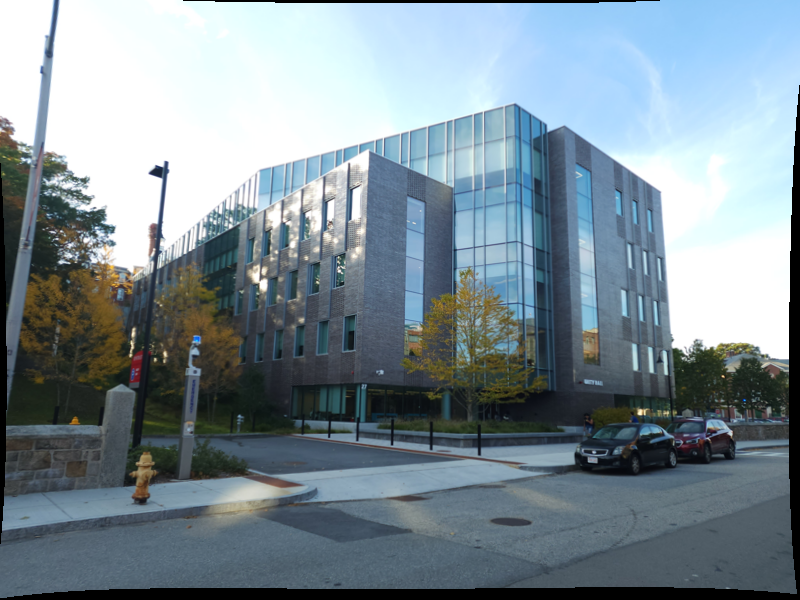
#> input picture P3Data/1.png, 800 x 600 px, found by its file name
$ python SfM.py
#> lines starting #> are read from the running program, lines starting #| are printed output that depends on the picture; long printed decimals are rounded
import cv2
import numpy as np
# import scipy.io
import matplotlib.pyplot as plt
from mpl_toolkits.mplot3d import Axes3D
import itertools


def SIFT(source_image, target_image):
# Perform SIFT feature detection
    sift = cv2.SIFT_create()
    keypoints1, descriptors1 = sift.detectAndCompute(source_image, None)
    keypoints2, descriptors2 = sift.detectAndCompute(target_image, None)

    return keypoints1, keypoints2, descriptors1, descriptors2

def BFMatcher(keypoints1, keypoints2, descriptors1, descriptors2):
    # Perform Brute-Force matching
    bf = cv2.BFMatcher(cv2.NORM_L2, crossCheck=True)
    matches = bf.match(descriptors1, descriptors2)

    # Get the matched keypoints
    matched_keypoints1 = np.float32([keypoints1[m.queryIdx].pt for m in matches])
    matched_keypoints2 = np.float32([keypoints2[m.trainIdx].pt for m in matches])

    return matches, matched_keypoints1, matched_keypoints2

def FundamentalMatrix(matched_keypoints1, matched_keypoints2):
    # Compute the fundamental matrix
    fundamental_matrix, mask = cv2.findFundamentalMat(matched_keypoints1, matched_keypoints2, cv2.FM_RANSAC)
    # Print the fundamental matrix

    # Check rank of fundamental matrix
    U, S, Vt = np.linalg.svd(fundamental_matrix)
    tol = 1e-6
    rank = np.sum(S > tol)
    print("Rank of Fundamental Matrix:", rank)

    return fundamental_matrix, mask

def VisualizeInlierOutlierMatches(source_image, target_image, keypoints1, keypoints2, matches, mask):

    # Visualize the matches and the inlier matches
    inlier_matches = [match for match, mask_val in zip(matches, mask) if mask_val]
    outlier_matches = [match for match, mask_val in zip(matches, mask) if not mask_val]

    inlier_image = cv2.drawMatches(source_image, keypoints1, target_image, keypoints2, inlier_matches, None)
    outlier_image = cv2.drawMatches(source_image, keypoints1, target_image, keypoints2, outlier_matches, None)

    cv2.imshow('Inlier Matches', inlier_image)
    cv2.imshow('Outlier Matches', outlier_image)
    cv2.waitKey(0)
    cv2.destroyAllWindows()

def EssentialMatrix(fundamental_matrix):

    # K is the camera calibration matrix
    # save('P3Data/Calibration/cameraParams.mat', '-v7')
    # K = scipy.io.loadmat('P3Data/Calibration/cameraParams.mat')
    # K = np.loadtxt('P3Data/Calibration/cameraParams.mat')
    K = np.array([[531.122155322710, 0, 407.192550839899],[0, 531.541737503901, 313.308715048366],[0, 0, 1]])
    print(K)

    # Compute the essential matrix
    essential_matrix = np.matmul(np.matmul(np.transpose(K), fundamental_matrix), K)

    return essential_matrix

def EstimateCameraPose(essential_matrix):
    U, D, Vt = np.linalg.svd(essential_matrix)  # Decompose the essential matrix into U, D, Vt using SVD
    W = np.array([[0, -1, 0], [1, 0, 0], [0, 0, 1]])  # Define the matrix W

    print("U:", U)
    print("D:", D)
    print("Vt:", Vt)

    # four configurations of camera pose
    C1 = U[:, 2]
    R1 = np.matmul(np.matmul(U, W), Vt)
    C2 = -U[:, 2]
    R2 = np.matmul(np.matmul(U, W), Vt)
    C3 = U[:, 2]
    R3 = np.matmul(np.matmul(U, np.transpose(W)), Vt)
    C4 = -U[:, 2]
    R4 = np.matmul(np.matmul(U, np.transpose(W)), Vt)


    C = [C1, C2, C3, C4]
    R = [R1, R2, R3, R4]

    for i in range(4):
        if np.linalg.det(R[i]) < 0:
            R[i] = -R[i]
            C[i] = -C[i]

    return C, R

# [36 lines of commented-out code are left out]

def Triangulation(C, R, matched_keypoints1, matched_keypoints2):

    C_combinations = list(itertools.combinations(C, 2))
    R_combinations = list(itertools.combinations(R, 2))

    for C_pair, R_pair in zip(C_combinations, R_combinations):
        C_first, C_second = C_pair
        R_first, R_second = R_pair

        print("C_Pair:", C_pair)

        # Compute the projection matrices
        proj_mat1 = np.hstack((R_first, C_first.reshape(3, 1)))
        proj_mat2 = np.hstack((R_second, C_second.reshape(3, 1)))

        # Triangulate the points (Homogeneous)
        points_4d = cv2.triangulatePoints(proj_mat1, proj_mat2, matched_keypoints1.T, matched_keypoints2.T)

        #Convert the points from homogeneous to Euclidean
        points_3d = cv2.convertPointsFromHomogeneous(points_4d.T)
        triangulated_points = points_3d.reshape(-1, 3)
        print("Triangulated Points:", triangulated_points)

        # Append the triangulated points into a list
        triangulated_points_list = []
        triangulated_points_list.append(triangulated_points)

        # Check Cheirality condition
        is_cheirality_satisfied = np.all(points_4d[2] > 0)

        # Append the cheirality satisfied flag into a list
        is_cheirality_satisfied_list = []
        is_cheirality_satisfied_list.append(is_cheirality_satisfied)

        # print("Points 3D:", triangulated_points)
        # print("Cheirality Satisfied:", is_cheirality_satisfied)

    return triangulated_points_list, is_cheirality_satisfied_list

def Visualize3DPoints(triangulated_points_list):

    # Create a 3D plot
    # fig = plt.figure()
    # ax = fig.add_subplot(111, projection='3d')
    fig, ax = plt.subplots()
    colors = ['r', 'g', 'b', 'c']

    # Plot the triangulated points from each combination
    for i, triangulated_points in enumerate(triangulated_points_list):
        # Extract x, y, z coordinates
        x = triangulated_points[:, 0]
        # y = triangulated_points[:, 1]
        z = triangulated_points[:, 2]

        # Plot the triangulated points
        ax.scatter(x, z, color = colors[i], label = 'Combination ' + str(i + 1))

    # Set labels and title
    ax.set_xlabel('X')
    # ax.set_ylabel('Y')
    ax.set_ylabel('Z')
    ax.set_title('Triangulated Points')

    ax.legend()

    # Show the plot
    plt.show()


def main():
    # Load the source and target images
    source_image = cv2.imread('P3Data/1.png')
#> source_image is the input picture: shape (600, 800, 3); mean B, G, R 149.2, 140.5, 125
    target_image = cv2.imread('P3Data/2.png')
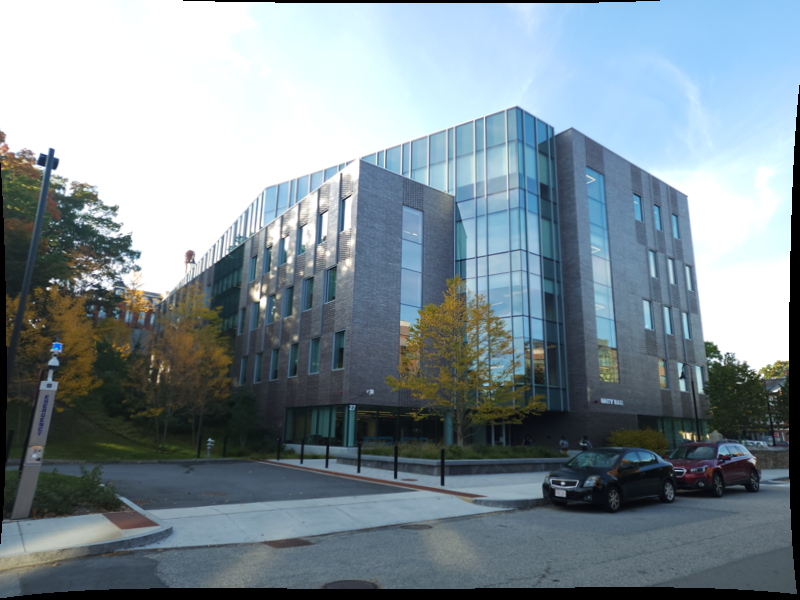
#> input picture P3Data/2.png, 800 x 600 px, found by its file name
#> target_image is the input picture: shape (600, 800, 3); mean B, G, R 148.5, 140.5, 125.7

    # Perform SIFT feature detection
    keypoints1, keypoints2, descriptors1, descriptors2 = SIFT(source_image, target_image)
#> in SIFT, `keypoints1, descriptors1 = sift.detectAndCompute(source_image, None)`: keypoints1 = 2060 keypoints; strongest (x, y, size): (160, 172, 9.8), (640, 412, 4.4), (166, 163, 3), (156, 233, 10.6)
#> in SIFT, `keypoints2, descriptors2 = sift.detectAndCompute(target_image, None)`: keypoints2 = 2054 keypoints; strongest (x, y, size): (48, 288, 2.2), (51, 281, 3), (688, 436, 4.5), (52, 151, 3.8)

    # Perform Brute-Force matching
    matches, matched_keypoints1, matched_keypoints2 = BFMatcher(keypoints1, keypoints2, descriptors1, descriptors2)
#> in BFMatcher, `matches = bf.match(descriptors1, descriptors2)`: matches = 844 matches
#> in BFMatcher, `matched_keypoints1 = np.float32([keypoints1[m.queryIdx].pt for m in ma..`: matched_keypoints1 = 844 pairs, first value 6.16 to 793.7, second value 105 to 593.9
#> in BFMatcher, `matched_keypoints2 = np.float32([keypoints2[m.trainIdx].pt for m in ma..`: matched_keypoints2 = 844 pairs, first value 5.34 to 793.8, second value 107.9 to 594
#> matches = 844 matches

    # Compute the fundamental matrix
    fundamental_matrix, mask = FundamentalMatrix(matched_keypoints1, matched_keypoints2)
#> in FundamentalMatrix, `fundamental_matrix, mask = cv2.findFundamentalMat(matched_keypoints1, ..`: fundamental_matrix = [[1.25e-07, -2.88e-05, 0.012], [3.11e-05, 2.9e-06, -0.0309], [-0.0139, 0.029, 1]]; mask = 844 values, max 1 at index 0, min 0 at index 1, mean 0.537
#> in FundamentalMatrix, `U, S, Vt = np.linalg.svd(fundamental_matrix)`: U = [[0.012, 0.386, 0.922], [-0.0309, -0.922, 0.386], [0.999, -0.0331, 0.000875]]; S = [1, 0.00107, 2.44e-18]; Vt = [[-0.0138, 0.029, 0.999], [0.403, -0.914, 0.0321], [-0.915, -0.404, -0.000958]]
#> in FundamentalMatrix, `rank = np.sum(S > tol)`: rank = 2
#| Rank of Fundamental Matrix: 2
    print("Fundamental Matrix:")
    print(fundamental_matrix)
#| [[ 1.24732684e-07 -2.87548652e-05  1.20007087e-02]
#|  [ 3.10658321e-05  2.89833005e-06 -3.09022909e-02]
#|  [-1.38548012e-02  2.90328459e-02  1.00000000e+00]]

    # Visualize the matches and the inlier matches
    VisualizeInlierOutlierMatches(source_image, target_image, keypoints1, keypoints2, matches, mask)
#> in VisualizeInlierOutlierMatches, `inlier_matches = [match for match, mask_val in zip(matches, mask) if m..`: inlier_matches = 453 matches
#> in VisualizeInlierOutlierMatches, `outlier_matches = [match for match, mask_val in zip(matches, mask) if ..`: outlier_matches = 391 matches
#> in VisualizeInlierOutlierMatches, `inlier_image = cv2.drawMatches(source_image, keypoints1, target_image,..`:
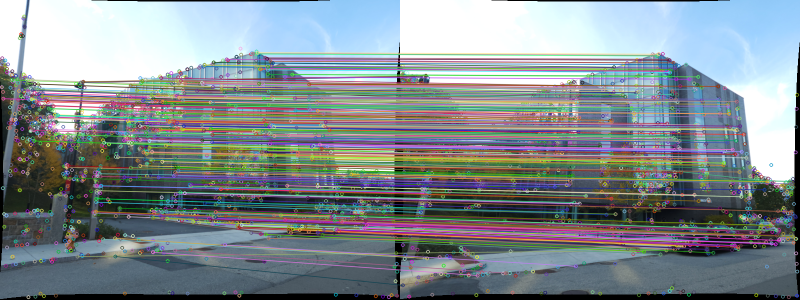
#> inlier_image: shape (600, 1600, 3) (shown at 1/2 size); mean B, G, R 144.4, 139.7, 130.5
#> in VisualizeInlierOutlierMatches, `outlier_image = cv2.drawMatches(source_image, keypoints1, target_image..`:
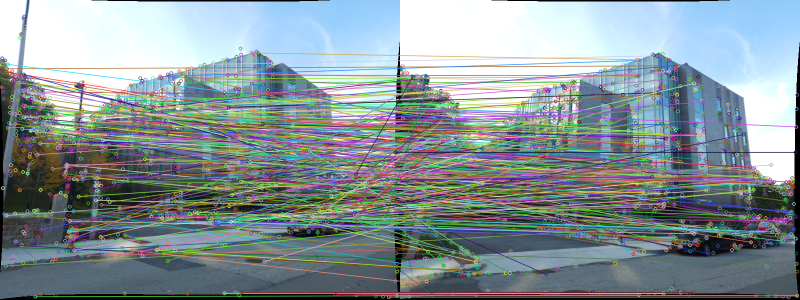
#> outlier_image: shape (600, 1600, 3) (shown at 1/2 size); mean B, G, R 152, 147.8, 135.2

    # Estimate Essesntial Matrix from Fundamental Matrix
    essential_matrix = EssentialMatrix(fundamental_matrix)
#> in EssentialMatrix, `essential_matrix = np.matmul(np.matmul(np.transpose(K), fundamental_ma..`: essential_matrix = [[0.0352, -8.12, 1.62], [8.77, 0.819, -9.22], [-2.16, 9.69, 0.259]]
    print("Essential Matrix:")
    print(essential_matrix)
#| [[ 0.03519 -8.118  1.616]
#|  [ 8.770   0.8189 -9.219]
#|  [-2.162  9.691  0.2593]]

    # Estimate Camera Pose from Essential Matrix
    C, R = EstimateCameraPose(essential_matrix)
#> in EstimateCameraPose, `U, D, Vt = np.linalg.svd(essential_matrix)`: U = [[0.436, 0.476, 0.764], [-0.838, 0.524, 0.152], [-0.328, -0.706, 0.627]]; D = [12.98, 12.7, 6.86e-15]; Vt = [[-0.51, -0.571, 0.643], [0.483, -0.809, -0.334], [-0.711, -0.14, -0.689]]
#| U: [[ 0.4358  0.4758  0.764]
#|  [-0.838  0.5242  0.1515]
#|  [-0.3284 -0.7063  0.6272]]
#| D: [1.29757580e+01 1.27038039e+01 6.85635746e-15]
#| Vt: [[-0.5105 -0.5708  0.6431]
#|  [ 0.4834 -0.809 -0.3343]
#|  [-0.7111 -0.1402 -0.6889]]
#> in EstimateCameraPose, `C1 = U[:, 2]`: C1 = [0.764, 0.152, 0.627]
#> in EstimateCameraPose, `R1 = np.matmul(np.matmul(U, W), Vt)`: R1 = [[-0.997, -0.0261, -0.0747], [0.0297, -0.998, -0.0474], [0.0733, 0.0495, -0.996]]
#> in EstimateCameraPose, `C2 = -U[:, 2]`: C2 = [-0.764, -0.152, -0.627]
#> in EstimateCameraPose, `R2 = np.matmul(np.matmul(U, W), Vt)`: R2 has the same summary as R1
#> in EstimateCameraPose, `C3 = U[:, 2]`: C3 = [0.764, 0.152, 0.627]
#> in EstimateCameraPose, `R3 = np.matmul(np.matmul(U, np.transpose(W)), Vt)`: R3 = [[-0.0897, -0.188, -0.978], [-0.245, 0.956, -0.161], [-0.965, -0.225, 0.132]]
#> in EstimateCameraPose, `C4 = -U[:, 2]`: C4 = [-0.764, -0.152, -0.627]
#> in EstimateCameraPose, `R4 = np.matmul(np.matmul(U, np.transpose(W)), Vt)`: R4 has the same summary as R3
#> in EstimateCameraPose, `C = [C1, C2, C3, C4]`: C = [[0.764, 0.152, 0.627], [-0.764, -0.152, -0.627], [0.764, 0.152, 0.627], [-0.764, -0.152, -0.627]]
#> after the loop in EstimateCameraPose, `for i in range(4):`: C = [[-0.764, -0.152, -0.627], [0.764, 0.152, 0.627], [-0.764, -0.152, -0.627], [0.764, 0.152, 0.627]]; R = 4 items
#> R = 4 items

    # Linear Triangulation
    triangulated_points_list, is_cheirality_satisfied_list = Triangulation(C, R, matched_keypoints1, matched_keypoints2)
#> in Triangulation, `C_combinations = list(itertools.combinations(C, 2))`: C_combinations = 6 items
#> the loop in Triangulation, `for C_pair, R_pair in zip(C_combinations, R_combinations):` made 6 passes
#> (C_first, C_second, is_cheirality_satisfied) on passes 1, 3, 4, 6: ([-0.764, -0.152, -0.627], [0.764, 0.152, 0.627], True), ([-0.764, -0.152, -0.627], [0.764, 0.152, 0.627], False), ([0.764, 0.152, 0.627], [-0.764, -0.152, -0.627], False), ([-0.764, -0.152, -0.627], [0.764, 0.152, 0.627], False)
#> (printed output is left out)
#> triangulated_points_list = 1 item; is_cheirality_satisfied_list = [False]
    print("Triangulated Points 1st Combination:", triangulated_points_list[0])
#> (printed output is left out)

    # Visualize the triangulated points
    Visualize3DPoints(triangulated_points_list)
#> the loop in Visualize3DPoints, `for i, triangulated_points in enumerate(triangulated_points_list):` made 1 pass
#> in Visualize3DPoints, `plt.show()`:
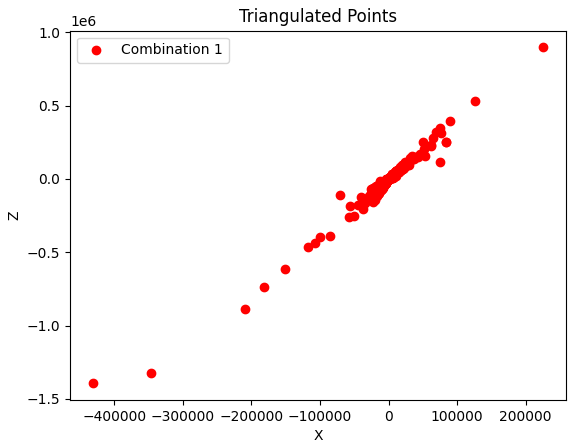
#> figure drawn by matplotlib, 1 panel


if __name__ == '__main__':
    main()
